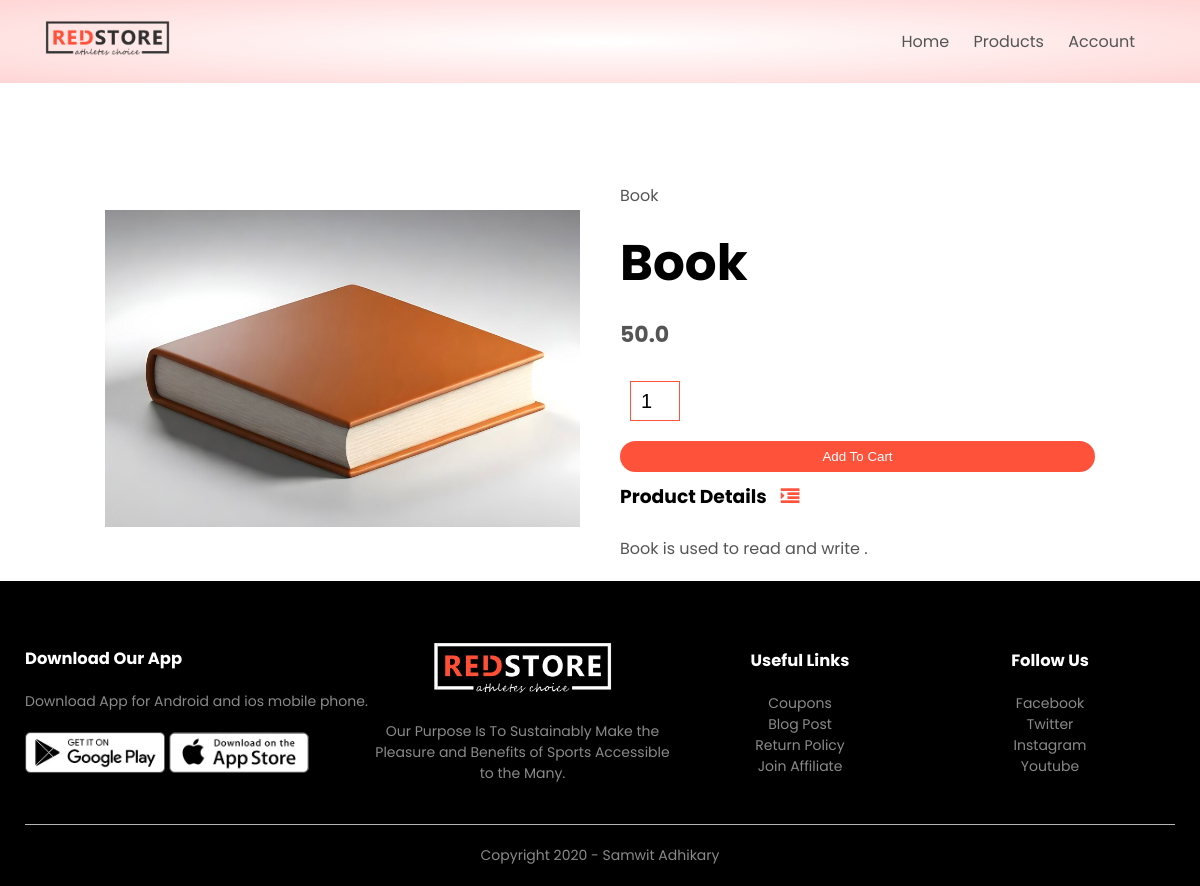
Screenshot of /product_details/2 with the database file from the repository.
### products/models.py (models this page shows, shortened)
class Products(models.Model):
    LIVE=1
    DELETE=0
    DELETE_CHOICES=((LIVE,'Live'),(DELETE,'Delete'))
    title=models.CharField(max_length=200)
    price=models.FloatField()
    description=models.TextField()
    image=models.ImageField(upload_to='media/')
    priority=models.IntegerField(default=0)
    delete_status=models.IntegerField(choices=DELETE_CHOICES,default=LIVE)
    created_at=models.DateTimeField(auto_now_add=True)
    updated_at=models.DateTimeField(auto_now=True)

### products/views.py (the view)
# urls.py: path('product_details/<pk>', views.detail_product, name='detail_product')
def detail_product(request,pk):
    product=Products.objects.get(pk=pk)
    context = {'product': product}
    return render(request, 'product_detail.html', context)

### templates/product_detail.html
{% extends "blank_layout.html" %}
{% block content %}
{% include 'product_description.html' %}
{% endblock content %}

### templates/product_description.html (shortened to what this page needs)
{% load static %}
<div class="small-container single-product">
    <div class="row">
        <div class="col-2">
            <img src="{{ product.image.url}}" width="100%" id="ProductImg">
        </div>
        <div class="col-2">
            <p>{{ product.title }}</p>
            <h1>{{ product.title }}</h1>
            <h4>{{ product.price }}</h4>
            <form method="post" action="{% url 'add_to_cart' %}" enctype="multipart/form-data">
            <input type="number" name="quantity" value="1">
            <button type="submit" class="btn" >Add To Cart</button>
            </form>
            <h3>Product Details <i class="fa fa-indent"></i></h3>
            <br>
            <p>{{ product.description }}</p>
        </div>
    </div>
</div>

### static/css/style.css (style rules this page uses)
* { margin: 0; padding: 0; box-sizing: border-box; }
body { font-family: 'Poppins', sans-serif; }
p { color: #555; }
.row { display: flex; align-items: center; flex-wrap: wrap; justify-content: space-around; }
.col-2 { flex-basis: 50%; min-width: 300px; }
.col-2 img { max-width: 100%; padding: 50px 0; }
.col-2 h1 { font-size: 50px; line-height: 60px; margin: 25px 0; }
.btn { display: inline-block; background: #ff523b; color: white; padding: 8px 30px; margin: 30px 0; border-radius: 30px; transition: background 0.5s; }
.small-container { max-width: 1080px; margin: auto; padding-left: 25px; padding-right: 25px; }
h4 { color: #555; font-weight: normal; }
.single-product { margin-top: 80px; }
.single-product .col-2 img { padding: 0; }
.single-product .col-2 { padding: 20px; }
.single-product h4 { margin: 20px 0; font-size: 22px; font-weight: bold; }
.single-product input { width: 50px; height: 40px; padding-left: 10px; font-size: 20px; margin-left: 10px; border: 1px solid #ff523b; margin-right: 10px; }
.single-product .fa { color: #ff523b; margin-left: 10px; }
form input { width: 100%; height: 30px; margin: 10px 0; padding: 0 10px; border: 1px solid #ccc; }
form .btn { width: 100%; border: none; cursor: pointer; margin: 10px 0; }

### rows the page displays
Products: image (picture), title "Book", price "50.0", description "Book is used to read and write ."
